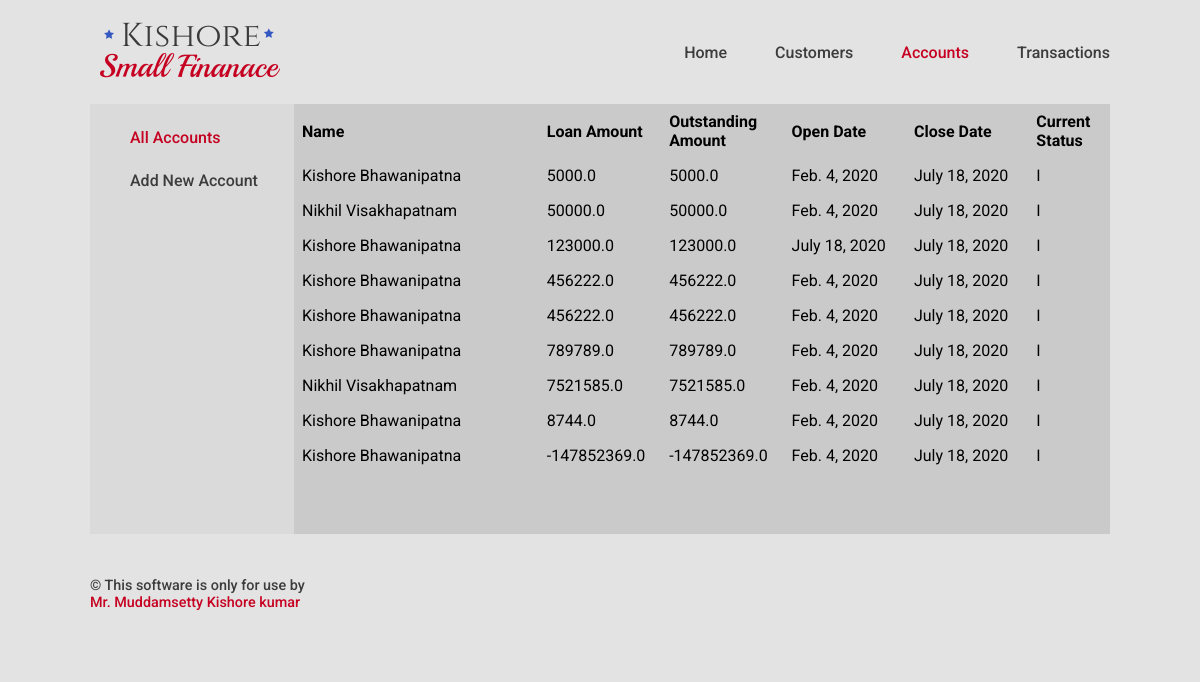
Before: /account/ with the older database file.
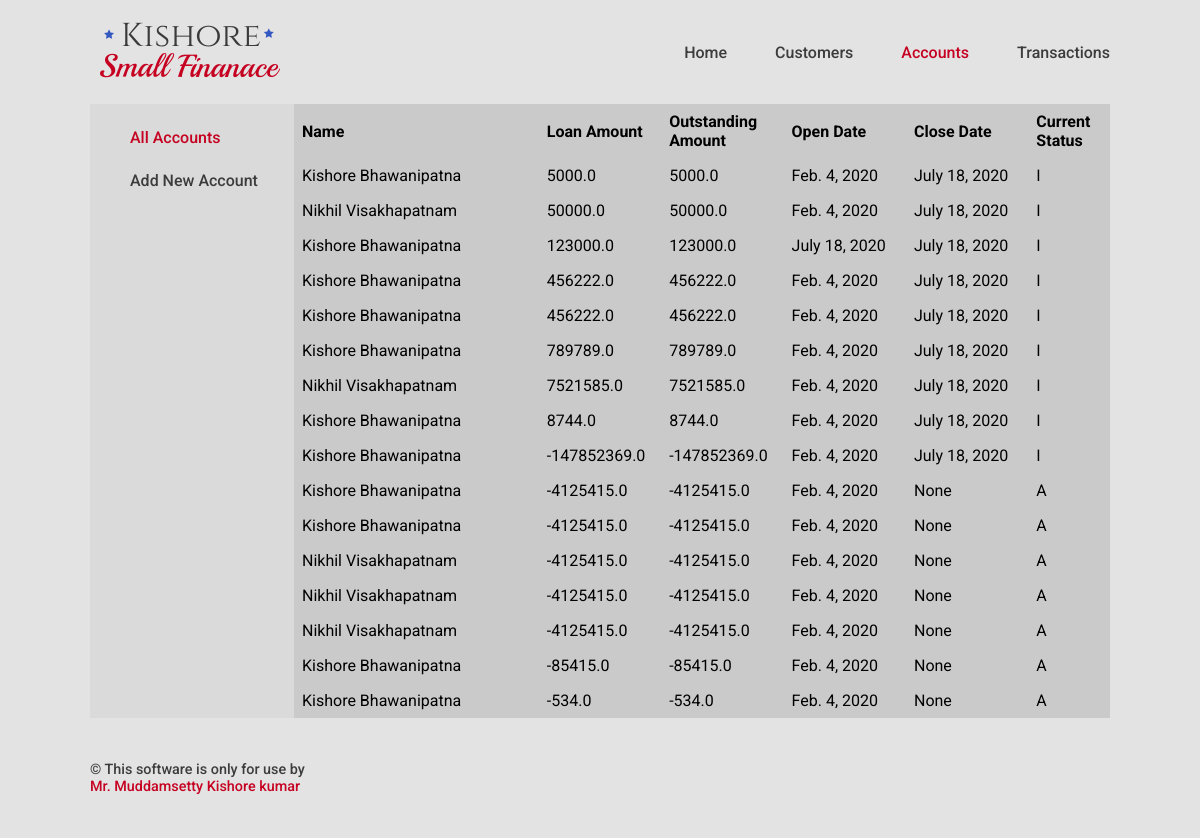
After: the same page with the newer database file.
### Accounts/models.py (models this page shows, shortened)
class Account(models.Model):
    ACTIVE = 'A'
    INACTIVE = 'I'
    ACTIVENESS_CHOICE = [
    (ACTIVE, 'Active'),
    (INACTIVE, 'Inactive'),
    ]
    loan_account_number = models.BigAutoField(primary_key=True)
    customer = models.ForeignKey(Customer,on_delete=models.PROTECT,db_index=True)
    loan_amount = models.FloatField(default=0)
    outstanding_amount = models.FloatField(null=True,blank=True,default=0)
    open_date = models.DateField(db_index=True)
    close_date = models.DateField(blank=True,null=True)
    current_Status = models.CharField(max_length=1,choices=ACTIVENESS_CHOICE,default=ACTIVE,db_index=True)

### Customers/models.py (models this page shows, shortened)
class Customer(models.Model):
    customer_id = models.AutoField(primary_key=True)
    customer_name = models.CharField(max_length=35,db_index=True)
    customer_phone_number = models.IntegerField(blank=True,null=True)
    customer_address_line_1 = models.CharField(max_length=40,blank=True, null=True)
    customer_address_line_2 = models.CharField(max_length=40,blank=True, null=True)
    customer_address_city = models.CharField(max_length=40,blank=True, null=True)
    def __str__(self):
        return '%s %s ' % (self.customer_name, self.customer_address_city)

### Accounts/views.py (the view)
# urls.py: path('' , AccountListView.as_view(), name='account_home'),
class AccountListView(ListView):
    model = Account
    template_name = "Accounts/account_display_list.html"
    fields = ['loan_account_number','customer','loan_amount','outstanding_amount','open_date','close_date','current_Status']

### Template/Accounts/account_display_list.html (shortened to what this page needs)
<!DOCTYPE html>
{% extends "base.html" %}
{% block nav-Accounts %}
current-link
{% endblock %}
{% block main %}
<div class="main-column">
  <div class="col sub-navigation">
    <ul class="sub-navigation-ul">
      <li class="sub-navigation-li"><a class="sub-nav-link current-link" href="/account/">All Accounts</a></li>
      <li class="sub-navigation-li"><a class="sub-nav-link " href="/account/create/">Add New Account</a></li>
    </ul>
  </div>
  <div class="col main-data">
    <table class="customers-data">
      <thead>
        <th style="width:30%">Name</th>
        <th style="width:15%">Loan Amount</th>
        <th style="width:15%">Outstanding Amount</th>
        <th style="width:15%">Open Date</th>
        <th style="width:15%">Close Date</th>
        <th style="width:10%">Current Status</th>
      </thead>
      <tbody>
      {% for account in account_list %}
        <tr>
          <td>{{account.customer}}</td>
          <td>{{account.loan_amount}}</td>
          <td>{{account.outstanding_amount}}</td>
          <td>{{account.open_date}}</td>
          <td>{{account.close_date}}</td>
          <td>{{account.current_Status}}</td>
        </tr>
      {% empty %}
          <p>no customer yet.</p>
      {% endfor %}
      </tbody>
    </table>
  </div>
</div>
{% endblock %}

Changed rows visible on the page:
added Account: customer "Kishore Bhawanipatna", loan_amount "-4125415.0", outstanding_amount "-4125415.0", open_date "Feb. 4, 2020", close_date "None", current_Status "A"
added Account: customer "Kishore Bhawanipatna", loan_amount "-4125415.0", outstanding_amount "-4125415.0", open_date "Feb. 4, 2020", close_date "None", current_Status "A"
added Account: customer "Nikhil Visakhapatnam", loan_amount "-4125415.0", outstanding_amount "-4125415.0", open_date "Feb. 4, 2020", close_date "None", current_Status "A"
added Account: customer "Nikhil Visakhapatnam", loan_amount "-4125415.0", outstanding_amount "-4125415.0", open_date "Feb. 4, 2020", close_date "None", current_Status "A"
added Account: customer "Nikhil Visakhapatnam", loan_amount "-4125415.0", outstanding_amount "-4125415.0", open_date "Feb. 4, 2020", close_date "None", current_Status "A"
added Account: customer "Kishore Bhawanipatna", loan_amount "-85415.0", outstanding_amount "-85415.0", open_date "Feb. 4, 2020", close_date "None", current_Status "A"
added Account: customer "Kishore Bhawanipatna", loan_amount "-534.0", outstanding_amount "-534.0", open_date "Feb. 4, 2020", close_date "None", current_Status "A"
